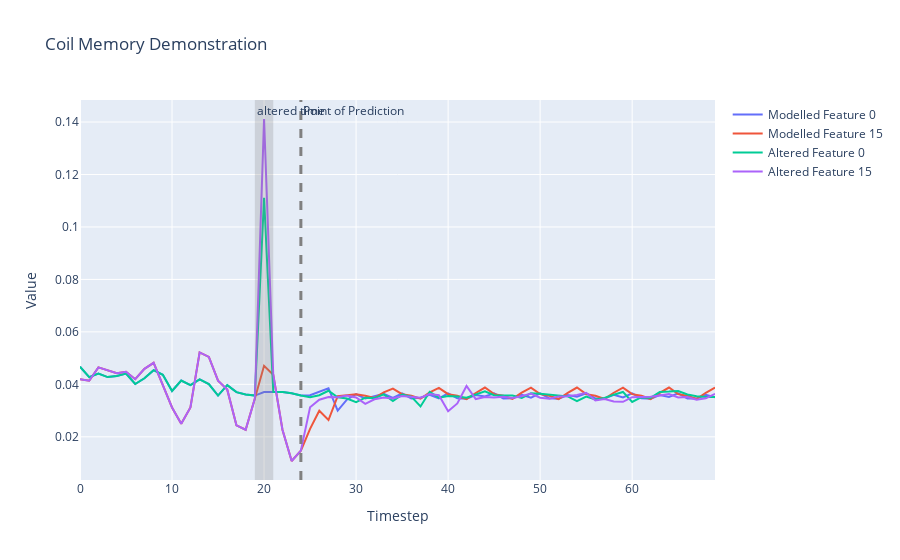

The cell this chart's notebook holds for it:
### Markdown cell above
## Coil "Memory" Demonstration

It should be emphasized that the process of providing known values up to a point of prediction during coil generation does mean the coil only makes predictions based on the last known value. We can demonstrate that, due to the transition tensor, coils have a form of "memory" where different inputs provided during the "wind up" stage will result in different dynamics. We can demonstrate this by performing two enforced generations where in one the inputs for a single timestep during the wind up period are arbitrarily changed.

### Code cell
import matplotlib.pyplot as plt

states = []
# Select the batch we want to make predictions for
batch = 8

# After what step do we want the coil to start making its own predictions?
prediction_step = 24

# What features do we want to plot?
feature_sel = [0,15]

# Grab starting state tensor
state_tensor = batch_X[:,0,:]

# How many steps do we want to run the coil overall?
max_steps = 70

# Which timestamp do we want to force modify?
step_modify = 20

states.append(state_tensor[batch,feature_sel])
batch_size = batch_X.shape[0]
transition_tensor = torch.softmax(torch.zeros(batch_size, n_features, n_features), dim = 1).to("cuda")
for step_state in range(1,max_steps):
    state_tensor, transition_tensor = model.step_coil(state_tensor, transition_tensor)
    if step_state <= prediction_step:
        state_tensor = batch_X[:,step_state,:]
    states.append(state_tensor[batch,feature_sel])
    

# Get observed data to CPU and plot
data = [row.to('cpu').detach().numpy() for row in states]
# Transpose the data to get 5 traces
traces = list(zip(*data))

# Create the figure and add traces
fig = go.Figure()

# Plotting
for i, trace in enumerate(traces):
    model_trace = go.Scatter(y=trace, mode='lines', name=f'Modelled Feature {feature_sel[i]}')
    fig.add_trace(model_trace)
    
# Try with changing one X in memory
states = []
state_tensor = batch_X[:,0,:]
states.append(state_tensor[batch,feature_sel])
batch_size = batch_X.shape[0]
transition_tensor = torch.softmax(torch.zeros(batch_size, n_features, n_features), dim = 1).to("cuda")
for step_state in range(1,max_steps):
    state_tensor, transition_tensor = model.step_coil(state_tensor, transition_tensor)
    if step_state <= prediction_step:
        state_tensor = batch_X[:,step_state,:]
        
    # change a single state in memory:
    if step_state == step_modify:
        state_tensor = batch_X[:,step_state,:] * 3
    states.append(state_tensor[batch,feature_sel])


# Get observed data to CPU and plot
data = [row.to('cpu').detach().numpy() for row in states]
# Transpose the data to get 5 traces
traces = list(zip(*data))

# Plotting
for i, trace in enumerate(traces):
    obs_trace = go.Scatter(y=trace, mode='lines', name=f'Altered Feature {feature_sel[i]}')
    fig.add_trace(obs_trace)
    
# Add Line highlighting when the coil becomes responsible for its own predictions
fig.add_vline(x=prediction_step, line_width=3, line_dash="dash", line_color="grey", annotation_text='Point of Prediction')    

# Add title and labels
fig.update_layout(title=f'Coil Memory Demonstration',
                    xaxis_title='Timestep',
                    yaxis_title='Value')


fig.add_vrect(x0=step_modify-1, x1=step_modify+1, 
              annotation_text="altered time", annotation_position="top left",
              fillcolor="grey", opacity=0.25, line_width=0)

# Show the figure
fig.show()

### Figure 1 — Plotly figure (JSON) as saved in the notebook; plotly's stock layout.template omitted (floating-point values rounded to 4 significant figures)
{"data": [{"mode": "lines", "name": "Modelled Feature 0", "type": "scatter", "y": [0.04674, 0.04277, 0.04409, 0.04277, 0.04321, 0.04409, 0.04012, 0.04233, 0.04541, 0.04365, 0.03748, 0.04145, 0.03968, 0.04189, 0.04012, 0.03571, 0.03968, 0.03704, 0.03616, 0.03571, 0.03704, 0.03704, 0.03704, 0.0366, 0.03571, 0.03582, 0.03728, 0.03851, 0.02998, 0.03415, 0.03622, 0.03458, 0.0355, 0.03641, 0.03485, 0.03655, 0.03464, 0.03488, 0.03604, 0.03468, 0.03656, 0.03465, 0.03448, 0.03589, 0.03535, 0.03656, 0.03464, 0.03468, 0.036, 0.03492, 0.03656, 0.03465, 0.03451, 0.03591, 0.03526, 0.03656, 0.03464, 0.03462, 0.03598, 0.03502, 0.03656, 0.03465, 0.03454, 0.03593, 0.03521, 0.03656, 0.03464, 0.0346, 0.03596, 0.03507]}, {"mode": "lines", "name": "Modelled Feature 15", "type": "scatter", "y": [0.04195, 0.04138, 0.04649, 0.04535, 0.04422, 0.04478, 0.04195, 0.04592, 0.04819, 0.03968, 0.03118, 0.02494, 0.03118, 0.05215, 0.05045, 0.04138, 0.03798, 0.02438, 0.02268, 0.03458, 0.04705, 0.04365, 0.02268, 0.01077, 0.01474, 0.02303, 0.02991, 0.0264, 0.03549, 0.03586, 0.03618, 0.03567, 0.03476, 0.03696, 0.03835, 0.03624, 0.03563, 0.03452, 0.03691, 0.03867, 0.03625, 0.03565, 0.03438, 0.0367, 0.03877, 0.03625, 0.03564, 0.03445, 0.03683, 0.03874, 0.03625, 0.03565, 0.03439, 0.03673, 0.03879, 0.03625, 0.03564, 0.03443, 0.0368, 0.03876, 0.03625, 0.03565, 0.0344, 0.03675, 0.03879, 0.03625, 0.03564, 0.03442, 0.03678, 0.03877]}, {"mode": "lines", "name": "Altered Feature 0", "type": "scatter", "y": [0.04674, 0.04277, 0.04409, 0.04277, 0.04321, 0.04409, 0.04012, 0.04233, 0.04541, 0.04365, 0.03748, 0.04145, 0.03968, 0.04189, 0.04012, 0.03571, 0.03968, 0.03704, 0.03616, 0.03571, 0.1111, 0.03704, 0.03704, 0.0366, 0.03571, 0.03506, 0.03585, 0.03755, 0.03504, 0.03456, 0.03324, 0.03493, 0.03474, 0.03616, 0.03368, 0.0361, 0.0353, 0.03156, 0.03716, 0.03491, 0.03554, 0.0354, 0.03488, 0.03601, 0.03736, 0.03587, 0.03582, 0.03572, 0.0348, 0.03658, 0.03641, 0.03611, 0.03557, 0.03542, 0.03358, 0.03534, 0.03423, 0.03481, 0.03605, 0.0371, 0.03328, 0.03511, 0.03481, 0.03707, 0.03722, 0.03747, 0.03614, 0.03548, 0.03516, 0.03518]}, {"mode": "lines", "name": "Altered Feature 15", "type": "scatter", "y": [0.04195, 0.04138, 0.04649, 0.04535, 0.04422, 0.04478, 0.04195, 0.04592, 0.04819, 0.03968, 0.03118, 0.02494, 0.03118, 0.05215, 0.05045, 0.04138, 0.03798, 0.02438, 0.02268, 0.03458, 0.1412, 0.04365, 0.02268, 0.01077, 0.01474, 0.03129, 0.03411, 0.03512, 0.03504, 0.03572, 0.03498, 0.03257, 0.03429, 0.03493, 0.03464, 0.03555, 0.03524, 0.03488, 0.03628, 0.03583, 0.02975, 0.03272, 0.03937, 0.03438, 0.0352, 0.03498, 0.0353, 0.03482, 0.03542, 0.03651, 0.03489, 0.03454, 0.03541, 0.0355, 0.03598, 0.03676, 0.03386, 0.03436, 0.03349, 0.03332, 0.0351, 0.03519, 0.03527, 0.03574, 0.03627, 0.03502, 0.03517, 0.03412, 0.03468, 0.03637]}], "layout": {"annotations": [{"showarrow": false, "text": "Point of Prediction", "x": 24, "xanchor": "left", "xref": "x", "y": 1, "yanchor": "top", "yref": "y domain"}, {"showarrow": false, "text": "altered time", "x": 19, "xanchor": "left", "xref": "x", "y": 1, "yanchor": "top", "yref": "y domain"}], "shapes": [{"line": {"color": "grey", "dash": "dash", "width": 3}, "type": "line", "x0": 24, "x1": 24, "xref": "x", "y0": 0, "y1": 1, "yref": "y domain"}, {"fillcolor": "grey", "line": {"width": 0}, "opacity": 0.25, "type": "rect", "x0": 19, "x1": 21, "xref": "x", "y0": 0, "y1": 1, "yref": "y domain"}], "title": {"text": "Coil Memory Demonstration"}, "xaxis": {"title": {"text": "Timestep"}}, "yaxis": {"title": {"text": "Value"}}}}
